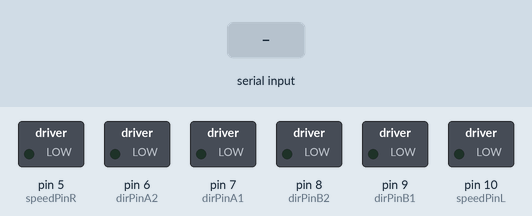
This sketch was run on a simulated Arduino Uno, built with avr-gcc and run on an emulated ATmega328P. On the bench: switched loads named in the sketch (green lamp = pin HIGH). Inputs (shaded band) come from the test bench. What the sketch prints to the serial monitor is not drawn.

Above: at 1.2 s.
1.3 s: "F" received over the second serial link
At 2.0 s:
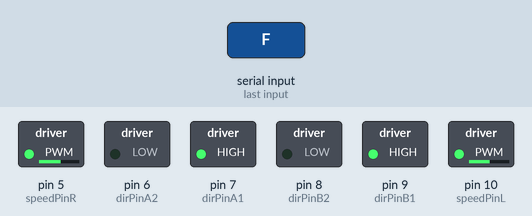
2.8 s: "B" received over the second serial link
At 3.1 s:
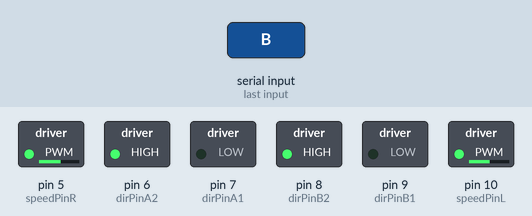
4.3 s: "L" received over the second serial link
At 5.5 s:
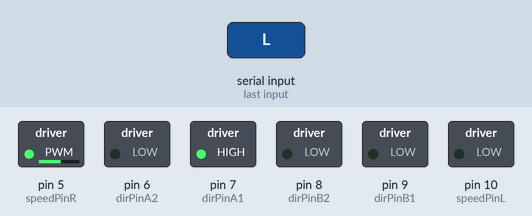
5.8 s: "R" received over the second serial link
At 6.6 s:
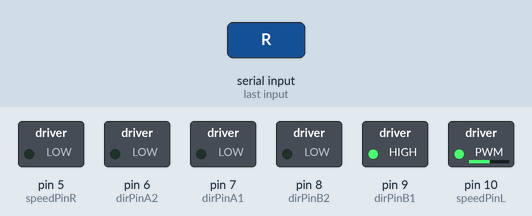
7.3 s: "G" received over the second serial link
At 7.8 s:
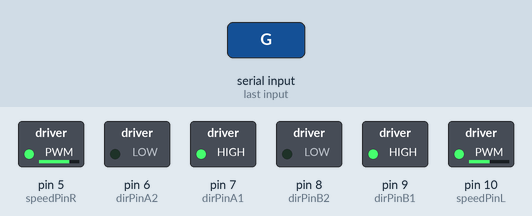
8.8 s: "H" received over the second serial link
At 10.1 s:
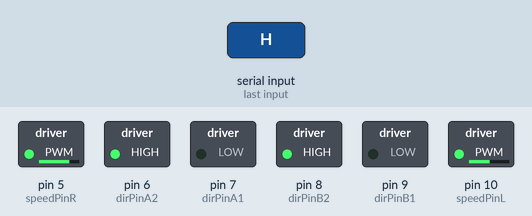
Timing chart, 0 to 11.3 s (numbered marks = the images above; inputs shaded):
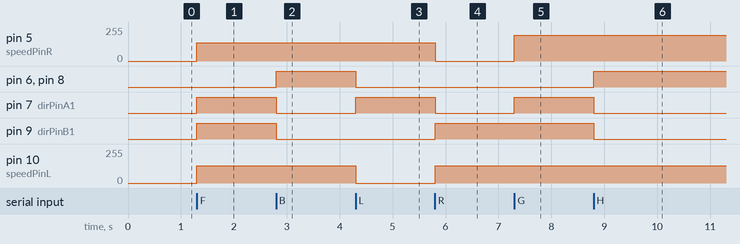

The sketch:

BT_ctrl.ino
```cpp
#include <SoftwareSerial.h>
SoftwareSerial BT(0, 1);

const int speedPinR = 5;    // Speed control pin for Motor R
const int speedPinL = 10;   // Speed control pin for Motor B
const int dirPinA1 = 7;     // Direction control pin 1 for Motor A
const int dirPinA2 = 6;     // Direction control pin 2 for Motor A
const int dirPinB1 = 9;     // Direction control pin 1 for Motor B
const int dirPinB2 = 8;     // Direction control pin 2 for Motor B
// const int speed = 130;   // Speed of two motors, min:0, max: 255, but value exceed 200 would be the same as 200
const int Lspeed = 130;
const int Rspeed = 138;     // adjust: right motor is slower, so we force it to run faster

void forward() {
  analogWrite(speedPinR, Rspeed);
  analogWrite(speedPinL, Lspeed);

  digitalWrite(dirPinA1,HIGH);
  digitalWrite(dirPinA2,LOW);
  digitalWrite(dirPinB1,HIGH);
  digitalWrite(dirPinB2,LOW);
}

void forwardRight(){
  analogWrite(speedPinR, Rspeed);
  analogWrite(speedPinL, Lspeed * 1.4);

  digitalWrite(dirPinA1,HIGH);
  digitalWrite(dirPinA2,LOW);
  digitalWrite(dirPinB1,HIGH);
  digitalWrite(dirPinB2,LOW);
}

void forwardLeft(){
  analogWrite(speedPinR, Rspeed * 1.4);
  analogWrite(speedPinL, Lspeed);

  digitalWrite(dirPinA1,HIGH);
  digitalWrite(dirPinA2,LOW);
  digitalWrite(dirPinB1,HIGH);
  digitalWrite(dirPinB2,LOW);
}

void backward() {
  // carState = BACKWARD;
  analogWrite(speedPinR, Rspeed);
  analogWrite(speedPinL, Lspeed);

  digitalWrite(dirPinA1,LOW);
  digitalWrite(dirPinA2,HIGH);
  digitalWrite(dirPinB1,LOW);
  digitalWrite(dirPinB2,HIGH);
}

void backwardRight(){

  analogWrite(speedPinR, Rspeed);
  analogWrite(speedPinL, Lspeed * 1.4);

  digitalWrite(dirPinA1,LOW);
  digitalWrite(dirPinA2,HIGH);
  digitalWrite(dirPinB1,LOW);
  digitalWrite(dirPinB2,HIGH);
}

void backwardLeft(){

  analogWrite(speedPinR, Rspeed * 1.4);
  analogWrite(speedPinL, Lspeed);

  digitalWrite(dirPinA1,LOW);
  digitalWrite(dirPinA2,HIGH);
  digitalWrite(dirPinB1,LOW);
  digitalWrite(dirPinB2,HIGH);
}

void turnLeft() {

  analogWrite(speedPinL, 0);
  analogWrite(speedPinR, Rspeed);

  digitalWrite(dirPinA1,HIGH);
  digitalWrite(dirPinA2,LOW);
  digitalWrite(dirPinB1,LOW);
  digitalWrite(dirPinB2,LOW);
}

void turnRight() {

  analogWrite(speedPinL, Lspeed);
  analogWrite(speedPinR, 0);

  digitalWrite(dirPinA1,LOW);
  digitalWrite(dirPinA2,LOW);
  digitalWrite(dirPinB1,HIGH);
  digitalWrite(dirPinB2,LOW);
}
void circle() {

  analogWrite(speedPinR, Rspeed);
  analogWrite(speedPinL, Lspeed);

  digitalWrite(dirPinA1,HIGH);
  digitalWrite(dirPinA2,LOW);
  digitalWrite(dirPinB1,LOW);
  digitalWrite(dirPinB2,HIGH);
}

void stop() {

  analogWrite(speedPinR, 0);
  analogWrite(speedPinL, 0);

  digitalWrite(dirPinA1,LOW);
  digitalWrite(dirPinA2,LOW);
  digitalWrite(dirPinB1,LOW);
  digitalWrite(dirPinB2,LOW);
}

void setup()
{
  // Bluetooth
  Serial.begin(9600);
  BT.begin(9600);
  // Serial.println("Bluetooth is ready");

  // motor
  pinMode(speedPinR, OUTPUT);
  pinMode(speedPinL, OUTPUT);
  pinMode(dirPinA1, OUTPUT);
  pinMode(dirPinA2, OUTPUT);
  pinMode(dirPinB1, OUTPUT);
  pinMode(dirPinB2, OUTPUT);
}
void loop()
{
    if(BT.available()) {
      // delay(3);
      char ch = BT.read();
      Serial.print(ch);
      switch (ch)
      {
          case 'F':
              forward();
              break;
          case 'B':
              backward();
              break;
          case 'L':
              turnLeft();
              break;
          case 'R':
              turnRight();
              break;
          case 'S':
              stop();
              break;
          case 'I':
              forwardRight();
              break;
          case 'G':
              forwardLeft();
              break;
          case 'J':
              backwardRight();
              break;
          case 'H':
              backwardLeft();
              break;
          default:
              // stop();
              break;
      }
    }
    delay(100);

}
```

Measured:
- after the input at 1.3 s, pin 5 (speedPinR): 0/255 → 138/255 at once; pin 7 (dirPinA1), pin 9 (dirPinB1): LOW → HIGH at once; pin 10 (speedPinL): 0/255 → 130/255 at once
- after the input at 2.8 s, pin 6 (dirPinA2), pin 8 (dirPinB2): LOW → HIGH at once; pin 7 (dirPinA1), pin 9 (dirPinB1): HIGH → LOW at once
- after the input at 4.3 s, pin 6 (dirPinA2), pin 8 (dirPinB2): HIGH → LOW at once; pin 7 (dirPinA1): LOW → HIGH at once; pin 10 (speedPinL): 130/255 → 0/255 at once
- after the input at 5.8 s, pin 5 (speedPinR): 138/255 → 0/255 at once; pin 7 (dirPinA1): HIGH → LOW at once; pin 9 (dirPinB1): LOW → HIGH at once; pin 10 (speedPinL): 0/255 → 130/255 at once
- after the input at 7.3 s, pin 5 (speedPinR): 0/255 → 193/255 at once; pin 7 (dirPinA1): LOW → HIGH at once
- after the input at 8.8 s, pin 6 (dirPinA2), pin 8 (dirPinB2): LOW → HIGH at once; pin 7 (dirPinA1), pin 9 (dirPinB1): HIGH → LOW at once
